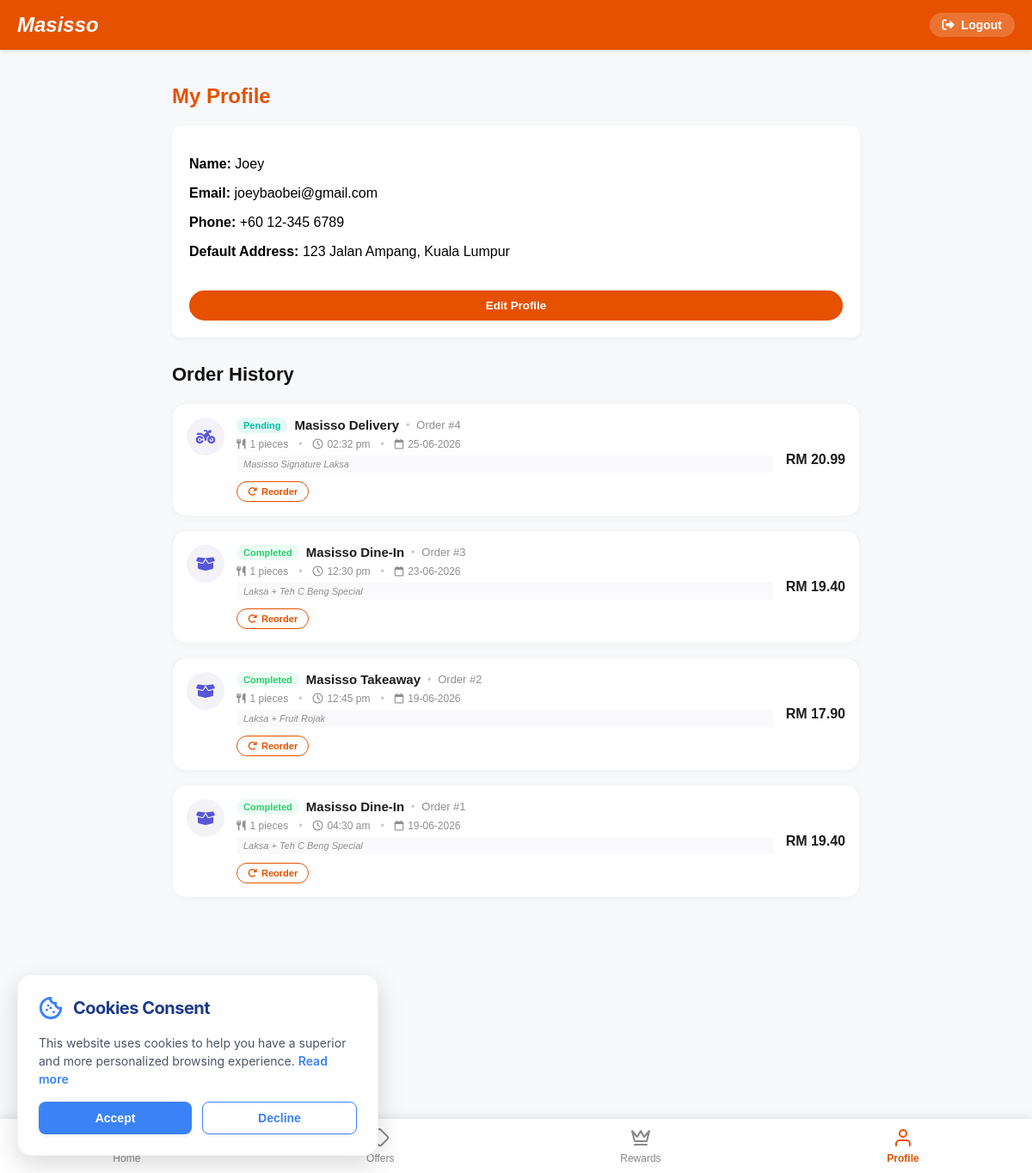
Screenshot of /profile.php (signed in) with the database file from the repository.
### tables this page shows
CREATE TABLE `customer` (
  `user_id` int(11) NOT NULL,
  `name` varchar(100) NOT NULL,
  `username` varchar(100) NOT NULL,
  `phone` varchar(20) DEFAULT NULL,
  `address` text DEFAULT NULL,
  `email` varchar(100) NOT NULL,
  `password` varchar(255) NOT NULL,
  `points` int(11) NOT NULL
);

CREATE TABLE `orders` (
  `order_id` int(11) NOT NULL,
  `user_id` int(11) DEFAULT NULL,
  `order_type` varchar(20) NOT NULL,
  `total_price` decimal(10,2) NOT NULL,
  `delivery_fee` decimal(10,2) DEFAULT 0.00,
  `items` text DEFAULT NULL,
  `order_status` varchar(20) DEFAULT 'Pending',
  `order_date` timestamp NOT NULL DEFAULT current_timestamp()
);

### profile.php (the view, shortened to what this page needs)
<?php
include 'db_connect.php';
$is_logged_in = isset($_SESSION['user_id']);
$user = null;
if ($is_logged_in) {
    $user_id = $_SESSION['user_id'];
    $query = "SELECT name, email, phone, address FROM customer WHERE user_id = ?";
    $stmt = $conn->prepare($query);
    $stmt->bind_param("i", $user_id);
    $stmt->execute();
    $result = $stmt->get_result();
    if ($result->num_rows === 1) {
        $user = $result->fetch_assoc();
        $orders_query = "SELECT order_id, order_type, total_price, order_status, order_date, items, delivery_fee FROM orders WHERE user_id = ? ORDER BY order_id DESC";
        $orders_stmt = $conn->prepare($orders_query);
        $orders_stmt->bind_param("i", $user_id);
        $orders_stmt->execute();
        $orders_result = $orders_stmt->get_result();
        $user_orders = [];
        while ($row = $orders_result->fetch_assoc()) {
            $items_arr = json_decode($row['items'], true);
            $total_qty = 0;
            $item_names = [];
            foreach ($items_arr as $item) {
                $qty = isset($item['quantity']) ? intval($item['quantity']) : 1;
                $total_qty += $qty;
                $name = isset($item['name']) ? $item['name'] : 'Unknown Item';
                $item_names[] = $name . ($qty > 1 ? " (x{$qty})" : "");
            }
            $row['total_qty'] = $total_qty;
            $row['items_summary'] = implode(', ', $item_names);
            $timestamp = strtotime($row['order_date']);
            $row['formatted_time'] = date('h:i a', $timestamp);
            $row['formatted_date'] = date('d-m-Y', $timestamp);
            $user_orders[] = $row;
        }
    } else {
        session_destroy();
        $is_logged_in = false;
    }
}
?>
<!DOCTYPE html>
<html lang="en">
<head>
    <link rel="stylesheet" href="style.css?v=8">
    <link rel="stylesheet" href="https://cdnjs.cloudflare.com/ajax/libs/font-awesome/6.4.0/css/all.min.css">
</head>
<body>
    <header class="app-header" style="background-color: #e65100; margin: 0; box-shadow: 0 2px 5px rgba(0,0,0,0.1);">
        <div class="top-brand-row" style="display: flex; justify-content: space-between; align-items: center; padding: 15px 20px;">
            <div class="logo" style="color: white; font-weight: bold; font-size: 24px; font-style: italic; margin: 0; cursor: pointer;" onclick="window.location.href='home.php'">Masisso</div>
            <?php if ($is_logged_in): ?>
            <a href="logout.php" style="color: white; text-decoration: none; font-weight: bold; font-size: 14px; background: rgba(255, 255, 255, 0.2); padding: 6px 15px; border-radius: 20px; display: flex; align-items: center; gap: 8px; transition: background 0.3s;" onmouseover="this.style.background='rgba(255,255,255,0.4)'" onmouseout="this.style.background='rgba(255,255,255,0.2)'">
                <i class="fas fa-sign-out-alt"></i> Logout
            </a>
            <?php endif; ?>
        </div>
    </header>
    <div style="padding: 20px; max-width: 800px; margin: auto;">
        <h2 style="color: var(--primary-orange);">My Profile</h2>
        <?php if ($is_logged_in): ?>
        <div style="background: white; padding: 20px; border-radius: 10px; box-shadow: 0 2px 5px rgba(0,0,0,0.05); margin-bottom: 20px;">
            <div id="profile-view-mode">
                <p><strong>Name:</strong> <span id="display-name"><?php echo htmlspecialchars($user['name']); ?></span></p>
                <p><strong>Email:</strong> <span id="display-email"><?php echo htmlspecialchars($user['email']); ?></span></p>
                <p><strong>Phone:</strong> <span id="display-phone"><?php echo htmlspecialchars($user['phone']); ?></span></p>
                <p><strong>Default Address:</strong> <span id="display-address"><?php echo htmlspecialchars($user['address']); ?></span></p>
                <button class="add-btn solid-btn" onclick="toggleEditProfile()" style="margin-top: 20px;">Edit Profile</button>
            </div>
        </div>
        <div class="orders-container">
            <h3 class="orders-title">Order History</h3>
            <div class="order-list" id="orders-list-wrapper">
                <?php if (empty($user_orders)): ?>
                    <div class="empty-orders-state">
                        <i class="fa-regular fa-folder-open"></i>
                        <p>You have no orders yet.</p>
                    </div>
                <?php else: ?>
                    <?php foreach ($user_orders as $order):
                        $status = strtolower($order['order_status']);
                        $badge_class = 'badge-completed';
                        $status_display = $order['order_status'];
                        if ($status === 'preparing') {
                            $badge_class = 'badge-preparing';
                            $status_display = 'Preparing';
                        } elseif ($status === 'pending') {
                            $badge_class = 'badge-pending';
                            $status_display = 'Pending';
                        }
                        $icon_class = 'fa-motorcycle';
                        if (strtolower($order['order_type']) !== 'delivery') {
                            $icon_class = 'fa-box-open';
                        }
                    ?>
                        <div class="order-card" data-status="<?php echo $status; ?>">
                            <div class="order-icon-wrapper">
                                <i class="fa-solid <?php echo $icon_class; ?>"></i>
                            </div>
                            <div class="order-content">
                                <div class="order-card-header">
                                    <span class="order-status-badge <?php echo $badge_class; ?>">
                                        <?php echo htmlspecialchars($status_display); ?>
                                    </span>
                                    <span class="order-card-title">Masisso <?php echo htmlspecialchars($order['order_type']); ?></span>
                                    <span class="order-dot-separator">•</span>
                                    <span class="order-number">Order #<?php echo htmlspecialchars($order['order_id']); ?></span>
                                </div>
                                <div class="order-meta-info">
                                    <div class="order-meta-item">
                                        <i class="fa-solid fa-utensils"></i>
                                        <span><?php echo intval($order['total_qty']); ?> pieces</span>
                                    </div>
                                    <span class="order-dot-separator">•</span>
                                    <div class="order-meta-item">
                                        <i class="fa-regular fa-clock"></i>
                                        <span><?php echo htmlspecialchars($order['formatted_time']); ?></span>
                                    </div>
                                    <span class="order-dot-separator">•</span>
                                    <div class="order-meta-item">
                                        <i class="fa-regular fa-calendar"></i>
                                        <span><?php echo htmlspecialchars($order['formatted_date']); ?></span>
                                    </div>
                                </div>
                                <?php if (!empty($order['items_summary'])): ?>
                                    <span class="order-items-tooltip"><?php echo htmlspecialchars($order['items_summary']); ?></span>
                                <?php endif; ?>
                                <button onclick="reorderSameItems(<?php echo htmlspecialchars(json_encode($items_arr), ENT_QUOTES, 'UTF-8'); ?>)" class="reorder-btn" style="margin-top: 10px; background: transparent; border: 1.5px solid var(--primary-orange); color: var(--primary-orange); padding: 5px 12px; border-radius: 15px; font-size: 11px; font-weight: bold; cursor: pointer; display: inline-flex; align-items: center; gap: 5px; transition: all 0.2s;" onmouseover="this.style.background='var(--primary-orange)'; this.style.color='white';" onmouseout="this.style.background='transparent'; this.style.color='var(--primary-orange)';">
                                    <i class="fas fa-redo"></i> Reorder
                                </button>
                            </div>
                            <div class="order-price">
                                RM <?php echo number_format($order['total_price'], 2); ?>
                            </div>
                        </div>
                    <?php endforeach; ?>
                <?php endif; ?>
            </div>
        </div>
        <?php endif; ?>
    </div>
    <nav class="bottom-nav">
        <a href="home.php" class="nav-item-bottom">
            <span>Home</span>
        </a>
        <a href="offers.html" class="nav-item-bottom">
            <svg viewBox="0 0 24 24" fill="none" stroke="currentColor" stroke-width="2" stroke-linecap="round" stroke-linejoin="round"><path d="M20.59 13.41l-7.17 7.17a2 2 0 0 1-2.83 0L2 12V2h10l8.59 8.59a2 2 0 0 1 0 2.82z"></path><line x1="7" y1="7" x2="7.01" y2="7"></line></svg>
            <span>Offers</span>
        </a>
        <a href="rewards.html" class="nav-item-bottom">
            <svg viewBox="0 0 24 24" fill="none" stroke="currentColor" stroke-width="2" stroke-linecap="round" stroke-linejoin="round"><path d="m2 4 3 12h14l3-12-6 7-4-7-4 7-6-7zm3 16h14"></path></svg>
            <span>Rewards</span>
        </a>
        <a href="profile.php" class="nav-item-bottom active">
            <svg viewBox="0 0 24 24" fill="none" stroke="currentColor" stroke-width="2" stroke-linecap="round" stroke-linejoin="round"><path d="M20 21v-2a4 4 0 0 0-4-4H8a4 4 0 0 0-4 4v2"></path><circle cx="12" cy="7" r="4"></circle></svg>
            <span>Profile</span>
        </a>
    </nav>
</body>
</html>

### style.css (style rules this page uses)
:root { --primary-orange: #E65100; --light-orange: #FFF3E0; --bg-color: #F8F9FA; --text-dark: #333; }
html, body { margin: 0; padding: 0; font-family: Arial, sans-serif; background-color: var(--bg-color); padding-bottom: 140px; }
.bottom-nav { position: fixed; bottom: 0; left: 0; width: 100%; background-color: white; display: flex; justify-content: space-around; padding: 10px 0; box-shadow: 0 -2px 10px rgba(0,0,0,0.1); z-index: 1000; }
.nav-item-bottom { text-decoration: none; color: #888; display: flex; flex-direction: column; align-items: center; font-size: 12px; transition: 0.3s; }
.nav-item-bottom svg { width: 24px; height: 24px; margin-bottom: 5px; stroke: #888; transition: 0.3s; }
.nav-item-bottom.active svg, .nav-item-bottom:hover svg { stroke: var(--primary-orange); }
.nav-item-bottom.active, .nav-item-bottom:hover { color: var(--primary-orange); font-weight: bold; }
.add-btn { background: transparent; color: var(--primary-orange); border: 2px solid var(--primary-orange); border-radius: 20px; padding: 8px 20px; cursor: pointer; font-weight: bold; flex-shrink: 0; margin: 0; transition: all 0.3s ease; }
.solid-btn { background: var(--primary-orange); color: white; width: 100%; margin-top: 15px; }
.app-header { position: sticky; top: 0; z-index: 1000; }
.orders-container { margin-top: 30px; background: transparent; padding-bottom: 20px; }
.orders-title { font-size: 22px; font-weight: bold; color: #111; margin: 0 0 20px 0; }
.order-list { display: flex; flex-direction: column; gap: 16px; }
.order-card { background: white; border-radius: 16px; padding: 16px; display: flex; align-items: flex-start; gap: 14px; box-shadow: 0 2px 8px rgba(0,0,0,0.03); position: relative; border: 1px solid #F2F2F7; transition: transform 0.2s, box-shadow 0.2s; box-sizing: border-box; }
.order-icon-wrapper { width: 44px; height: 44px; border-radius: 50%; background: #F2F2F7; display: flex; align-items: center; justify-content: center; color: #5856D6; font-size: 18px; flex-shrink: 0; }
.order-content { flex-grow: 1; }
.order-card-header { display: flex; flex-wrap: wrap; align-items: center; gap: 8px; margin-bottom: 6px; }
.order-status-badge { font-size: 11px; font-weight: 700; padding: 3px 8px; border-radius: 100px; text-transform: capitalize; }
.badge-pending { background: #E4F9F5; color: #00BFA6; }
.badge-completed { background: #EAFDF2; color: #2ECC71; }
.order-card-title { font-size: 15px; font-weight: 700; color: #1C1C1E; }
.order-dot-separator { color: #C7C7CC; font-size: 12px; }
.order-number { font-size: 13px; color: #8E8E93; }
.order-meta-info { display: flex; flex-wrap: wrap; align-items: center; gap: 12px; font-size: 12px; color: #8E8E93; margin-top: 4px; }
.order-meta-item { display: flex; align-items: center; gap: 5px; }
.order-price { font-size: 16px; font-weight: 700; color: #1C1C1E; align-self: center; white-space: nowrap; }
.order-items-tooltip { font-size: 11px; color: #8E8E93; margin-top: 6px; font-style: italic; background: #FAFAFC; padding: 4px 8px; border-radius: 4px; display: block; }

### rows the page displays
customer: name "Joey", email "joeybaobei@gmail.com", phone "+60 12-345 6789", address "123 Jalan Ampang, Kuala Lumpur"
orders: order_status "Pending", order_type "Delivery", order_id "4", total_qty "1", formatted_time "02:32 pm", formatted_date "25-06-2026", items_summary "Masisso Signature Laksa", total_price "20.99"
orders: order_status "Completed", order_type "Dine-In", order_id "3", total_qty "1", formatted_time "12:30 pm", formatted_date "23-06-2026", items_summary "Laksa + Teh C Beng Special", total_price "19.40"
orders: order_status "Completed", order_type "Takeaway", order_id "2", total_qty "1", formatted_time "12:45 pm", formatted_date "19-06-2026", items_summary "Laksa + Fruit Rojak", total_price "17.90"
orders: order_status "Completed", order_type "Dine-In", order_id "1", formatted_time "04:30 am", formatted_date "19-06-2026", items_summary "Laksa + Teh C Beng Special", total_price "19.40"
